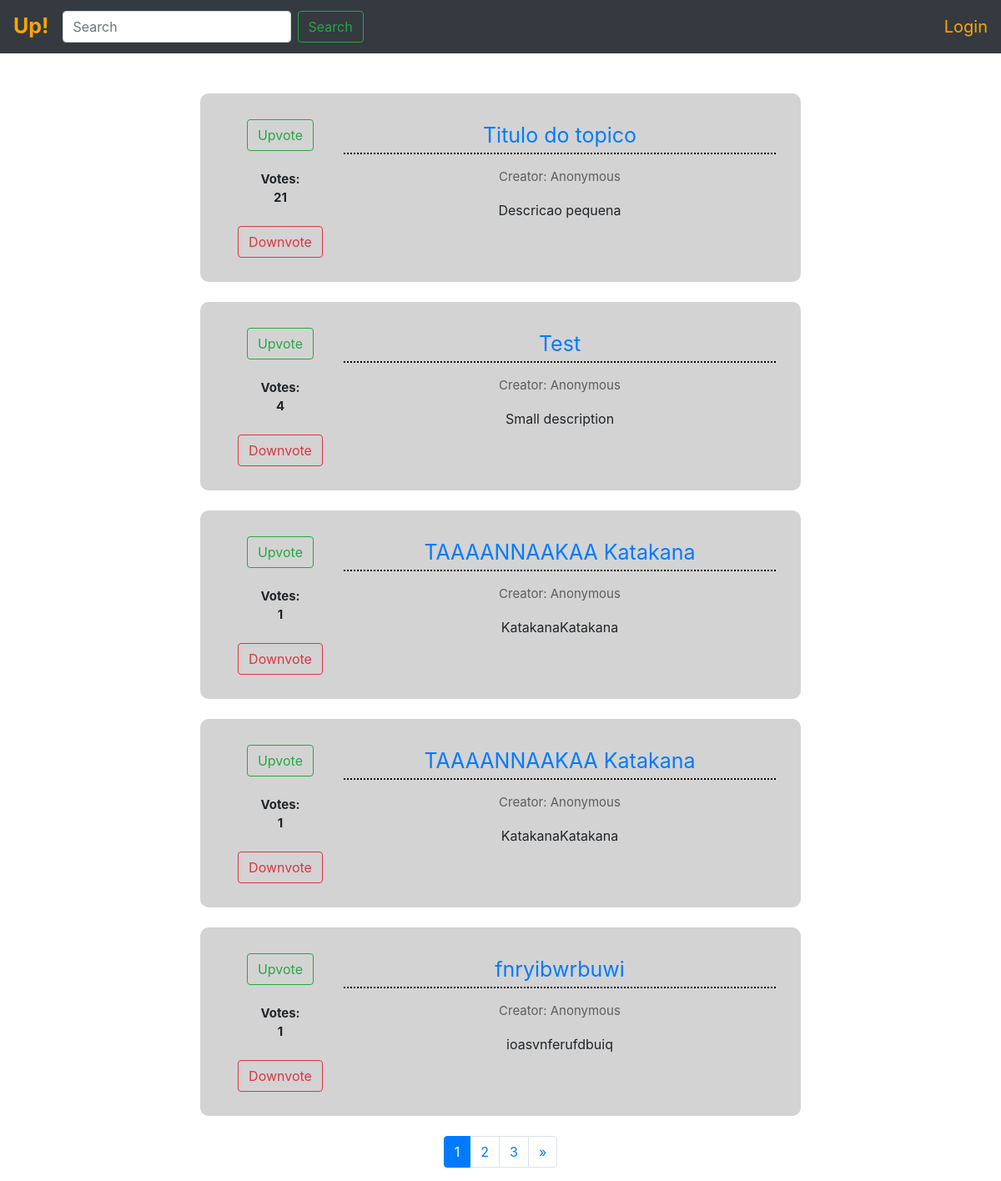
Before: / with the older database file.
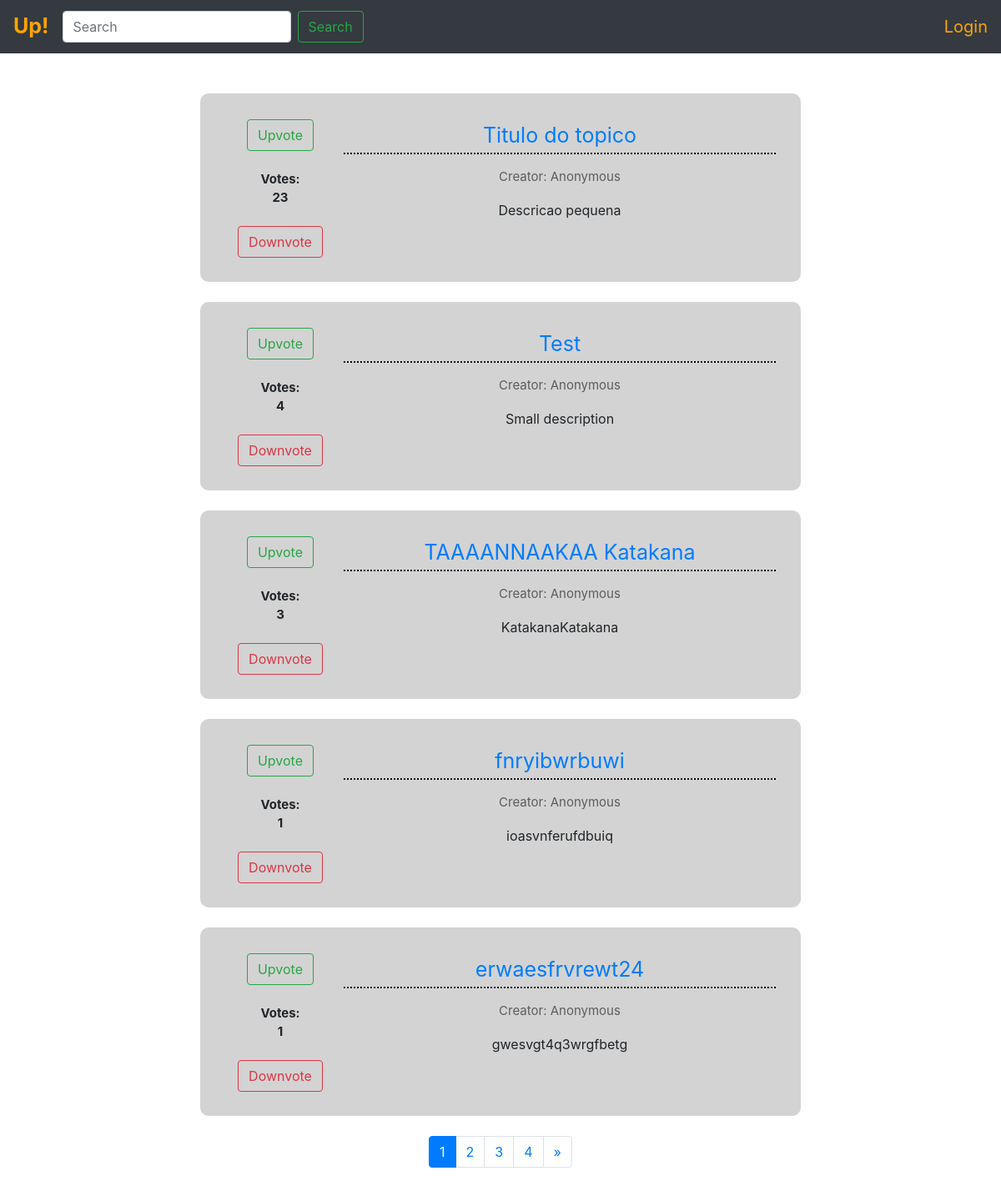
After: the same page with the newer database file.
### Topics/models.py (models this page shows, shortened)
class TopicInformation(models.Model):
    title_text = models.CharField(max_length=50, default="")
    small_description = models.TextField(max_length=500)
    pub_date = models.DateField('date published')
    votes = models.IntegerField(default=0)
    upvotes_users = models.ManyToManyField(User, related_name="upvotes_users", blank=True)
    downvotes_users = models.ManyToManyField(User, related_name="downvotes_users", blank=True)
    big_description = models.TextField(max_length=10000)
    creator = models.CharField(max_length=50, default="")

### WebApp/views.py (the view)
# urls.py: path('', views.index, name='index'),
def index(request):
    topics = TopicInformation.objects.order_by('-votes')
    query = request.GET.get('q')
    if query:
        search = True
        topics = TopicInformation.objects.filter(
            Q(title_text__icontains=query) |
            Q(small_description__icontains=query) |
            Q(big_description__icontains=query) |
            Q(creator__icontains=query)
        )
    else:
        search = False
    page = request.GET.get('page', 1)
    paginator = Paginator(topics, 5)
    try:
        paginated_topics = paginator.page(page)
    except PageNotAnInteger:
        paginated_topics = paginator.page(1)
    except EmptyPage:
        paginated_topics = paginator.page(paginator.num_pages)
    if page is None:
        start_index = 0
        end_index = 5
    else:
        (start_index, end_index) = proper_pagination(paginated_topics, index=3)
    page_range = list(paginator.page_range)[start_index:end_index]
    if search:
        base_page_url = '?q=' + query + '&page='
    else:
        base_page_url = '?page='
    upvotes = []
    downvotes = []
    for topic in paginated_topics:
        if request.user.is_authenticated:
            if topic.upvotes_users.filter(id=request.user.id).exists():
                upvotes.append(True)
            else:
                upvotes.append(False)
            if topic.downvotes_users.filter(id=request.user.id).exists():
                downvotes.append(True)
            else:
                downvotes.append(False)
        else:
            upvotes.append(False)
            downvotes.append(False)
    context = {
        'topics': paginated_topics,
        'base_page_url': base_page_url,
        'search': search,
        'page_range': page_range,
        'upvotes': upvotes,
        'downvotes': downvotes,
        'first': True,
    }
    return render(request, 'WebApp/index.html', context)

### Topics/templatetags/index.py (called while the page is built)
@register.filter
def remove_first(List):
    first = List[0]
    List[:] = List[1:]
    return first

### WebApp/views.py (called while the page is built)
def proper_pagination(posts, index):
    start_index = 0
    end_index = 5
    if posts.number > index:
        start_index = posts.number - index
        end_index = start_index + end_index
    return start_index, end_index

### templates/WebApp/index.html (shortened to what this page needs)
{% extends 'WebApp/base.html' %}
{% block content %}
{% if topics %}
{% for topic in topics %}
<div class="box">
    <div class="div1" id="box-{{ topic.id }}">
        {% include 'Topics/vote_section.html' %}
    </div>
    <div class="content">
        <p class="index_title"><a href="/Topics/{{topic.id}}">{{topic.title_text}}</a></p>
        <p class="index_creator"> Creator: {{topic.creator}} </p>
        <p class="index_description"> {{topic.small_description}} </p>
    </div>
</div>
<br>
{% endfor %}
{% if topics.has_other_pages %}
<nav aria-label="...">
  <ul class="pagination justify-content-center">
    {% for i in page_range %}
      {% if topics.number == i %}
        <li class="page-item active"><span class="page-link">{{ i }} <span class="sr-only">(current)</span></span></li>
      {% else %}
        <li><a class="page-link" href="{{ base_page_url }}{{ i }}">{{ i }}</a></li>
      {% endif %}
    {% endfor %}
    {% if topics.has_next %}
      <li class="page-item"><a class="page-link" href="{{ base_page_url }}{{ topics.next_page_number }}">&raquo;</a></li>
    {% endif %}
  </ul>
</nav>
{% endif %}
{% else %}
<p>No topics found using the search query "{{ request.GET.q }}".</p>
{% endif %}
{% endblock %}

### templates/WebApp/base.html (shortened to what this page needs)
<!DOCTYPE html>
<html>
{% load static %}
<head>
    <link rel="stylesheet" href="{% static "style.css" %}">
    <link rel="stylesheet" href="https://stackpath.bootstrapcdn.com/bootstrap/4.3.1/css/bootstrap.min.css">
</head>
<body>
<nav class="navbar navbar-expand-lg navbar-dark bg-dark">
  <a class="navbar-brand" style="color: orange; font-size: 25px; font-weight: bold" href="{% url 'index' %}">Up!</a>
  <div class="collapse navbar-collapse" id="navbarSupportedContent">
    <ul class="navbar-nav mr-auto">
    <form class="form-inline my-2 my-lg-0" action="{% url 'index' %}">
      <input class="form-control mr-sm-2" type="search" placeholder="Search" aria-label="Search" name="q">
      <button class="btn btn-outline-success my-2 my-sm-0" type="submit">Search</button>
    </form>
    </ul>
    <ul class="navbar-nav">
        {% if request.user.is_authenticated %}
        <li class="nav-item dropdown">
            <a class="nav-link dropdown-toggle" href="#" id="navbarDropdown" role="button" data-toggle="dropdown" aria-haspopup="true" aria-expanded="false">
              <span style="color: orange;">Hi {{ request.user }}!</span>
            </a>
            <div class="dropdown-menu" aria-labelledby="navbarDropdown">
                <a class="dropdown-item" href="{% url 'Topics:new' %}">Post</a>
                <a class="dropdown-item" href="{% url 'user_logout' %}">Logout</a>
            </div>
        </li>
        {% else %}
        <li class="nav-item">
            <a href="{% url 'user_login' %}" style="color: orange; font-size: 20px;" class="nav_link">Login</a>
        </li>
        {% endif %}
    </ul>
  </div>
</nav>
<br>
<br>
<main>
    {% block content %}
    {% endblock %}
</main>
</body>
</html>

### Topics/templates/Topics/vote_section.html (shortened to what this page needs)
{% load index %}
<form action="{% url 'Topics:upvote'%}" method='post'>
    {% if first %}
        {% if upvotes|remove_first %}
            <button type='submit' class="btn btn-success upvote" name="topic_id" value="{{ topic.id }}">Upvote</button>
        {% else %}
            <button type='submit' class="btn btn-outline-success upvote" name="topic_id" value="{{ topic.id }}">Upvote</button>
        {% endif %}
    {% else %}
        {% if upvoted %}
            <button type='submit' class="btn btn-success upvote" name="topic_id" value="{{ topic.id }}">Upvote</button>
        {% else %}
            <button type='submit' class="btn btn-outline-success upvote" name="topic_id" value="{{ topic.id }}">Upvote</button>
        {% endif %}
    {% endif %}
</form>
<br>
Votes: <br> {{topic.votes}}
<br>
<br>
<form action="{% url 'Topics:downvote'%}" method='post'>
    {% if first %}
        {% if downvotes|remove_first  %}
            <button type='submit' class="btn btn-danger downvote" name="topic_id" value="{{ topic.id }}">Downvote</button>
        {% else %}
            <button type='submit' class="btn btn-outline-danger downvote" name="topic_id" value="{{ topic.id }}">Downvote</button>
        {% endif %}
    {% else %}
        {% if downvoted %}
            <button type='submit' class="btn btn-danger downvote" name="topic_id" value="{{ topic.id }}">Downvote</button>
        {% else %}
            <button type='submit' class="btn btn-outline-danger downvote" name="topic_id" value="{{ topic.id }}">Downvote</button>
        {% endif %}
    {% endif %}
</form>

### static/style.css (style rules this page uses)
.div1 { text-align: center; font-weight: bold; position: relative; top: 1%; font-size: 15px; }
.content { padding-left: 10px; }
.index_title { text-align: center; font-size: 25px; border-bottom: 2px dotted black; padding: 2px; }
.index_creator { text-align: center; font-size: 15px; color: rgba(0,0,0,0.56); }
.index_description { text-align: center; position: center; }
.box { display: grid; grid-template-columns: 20% 80%; width: 60%; background-color: lightgrey; padding: 30px; margin: auto; border-radius: 10px; }
p, h2 { overflow-wrap: break-word; }

Changed rows visible on the page:
no longer on this page (row edited): TopicInformation: {{ topic.id }} 5 (drawn), votes "1", title_text "TAAAANNAAKAA Katakana", creator "Anonymous", small_description "KatakanaKatakana"
changed TopicInformation "Titulo do topico": votes "21" → "23"
changed TopicInformation "TAAAANNAAKAA Katakana": votes "1" → "3"
now on this page (row unchanged): TopicInformation: {{ topic.id }} 8 (drawn), votes "1", title_text "erwaesfrvrewt24", creator "Anonymous", small_description "gwesvgt4q3wrgfbetg"
Other visible differences:
new list line: "4"
